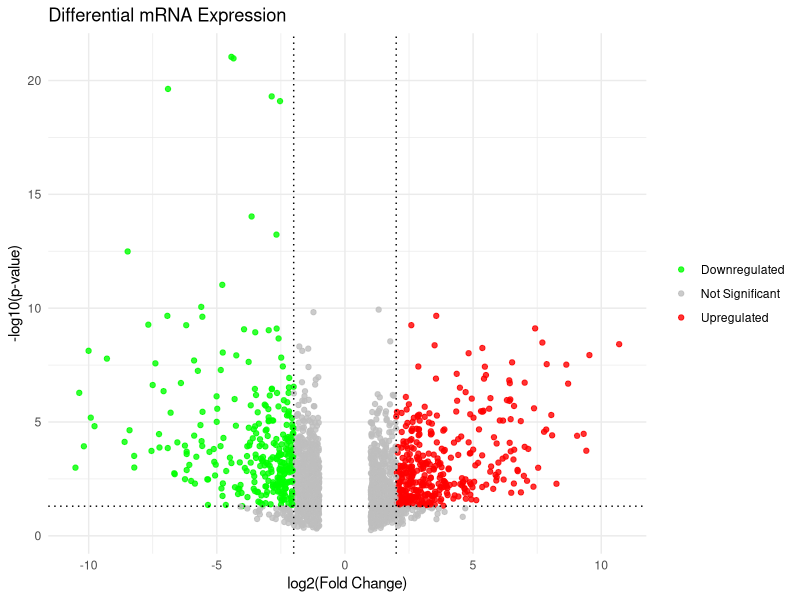
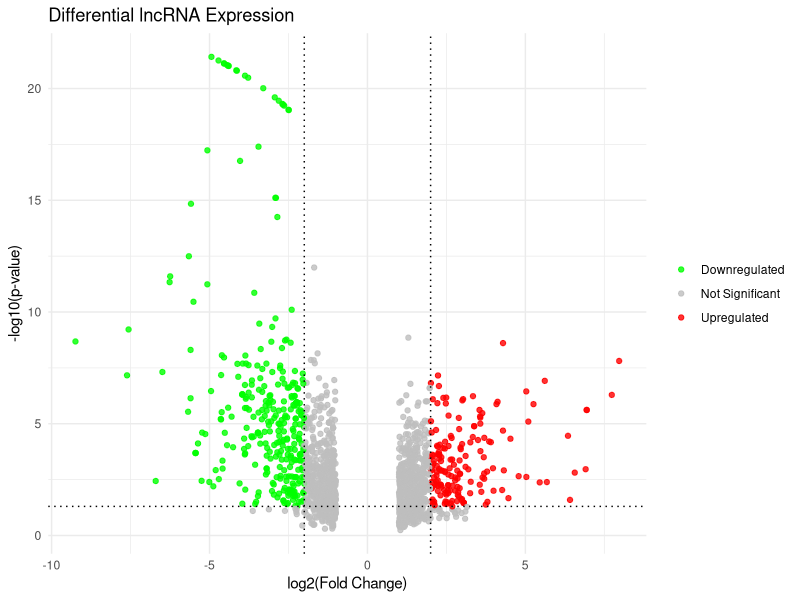
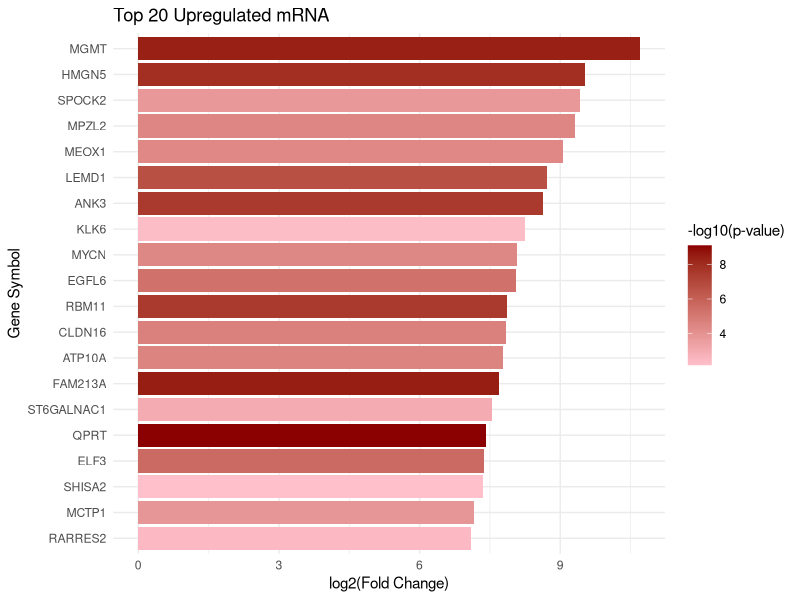
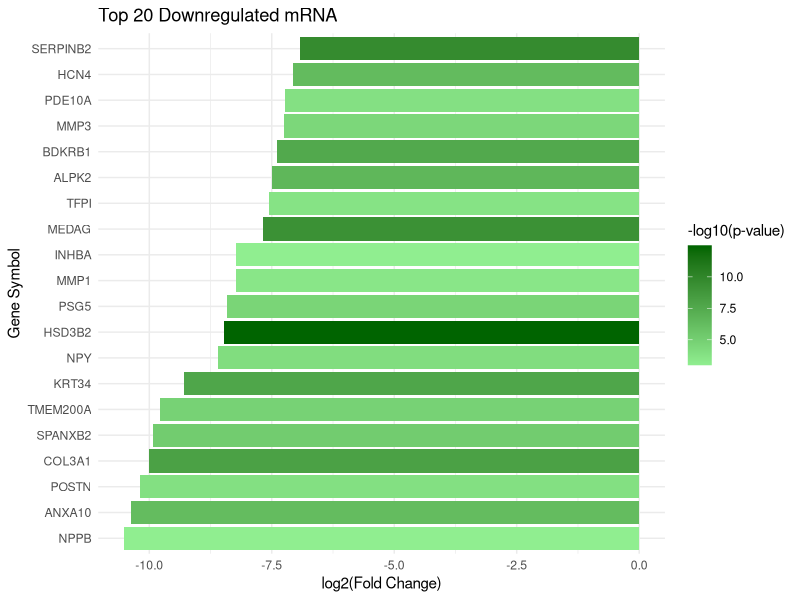
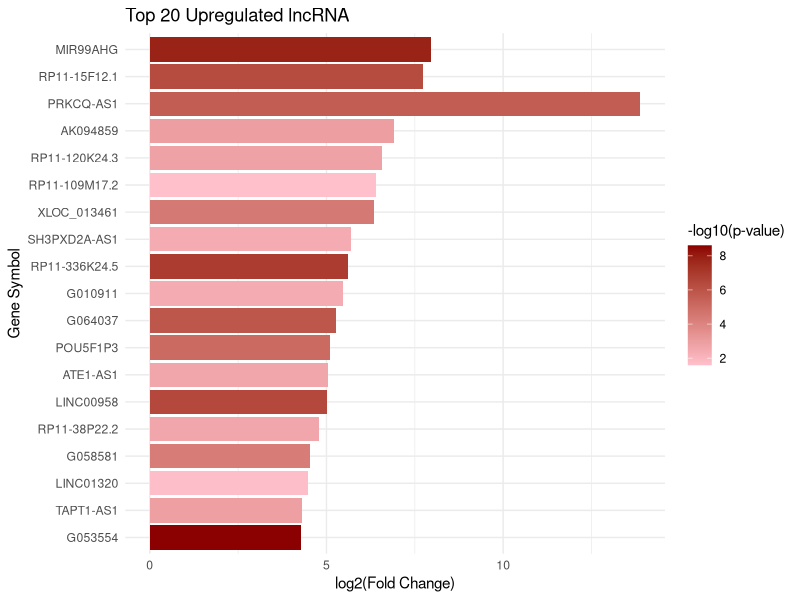
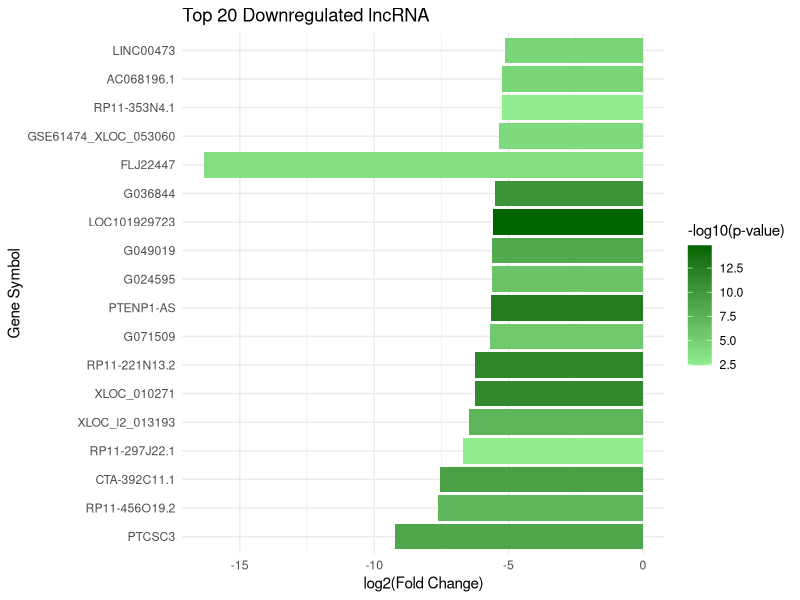
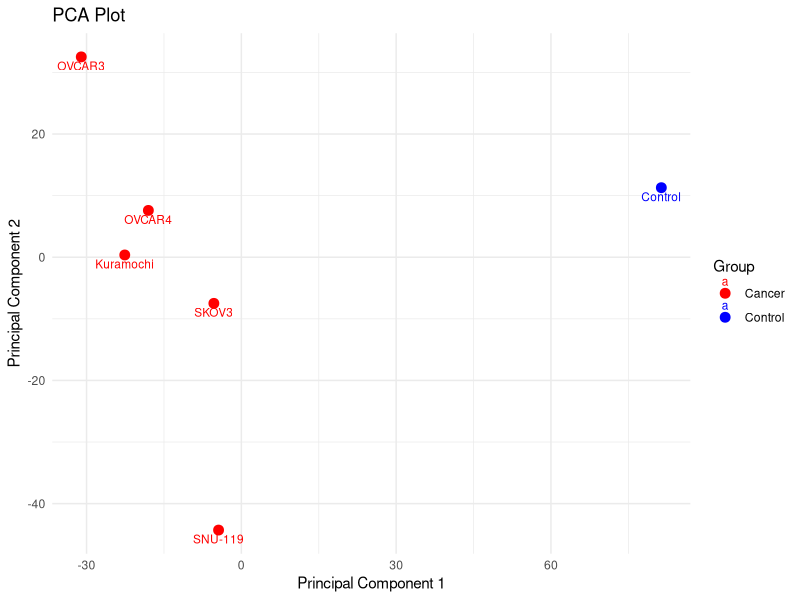

Write R code to recreate these figures, in order.
## ---- chunk 1
#| echo: true
#| message: false
#| warning: false
library(tidyverse)
## ---- chunk 2
#| echo: true
#| message: false
#| warning: false
mRNA_data <- read_csv("CNC_mRNA.csv")
mRNA_data <- mRNA_data |> 
  mutate(
    log2FC = ifelse(Regulation == "down", -log2(FoldChange), log2(FoldChange)),
    negLog10P = -log10(p_value),
    status = case_when(
      log2FC >= 2 & p_value < 0.05 ~ "Upregulated",
      log2FC <= -2 & p_value < 0.05 ~ "Downregulated",
      TRUE ~ "Not Significant"))
## ---- chunk 3
table(mRNA_data$status)
## ---- chunk 4
ggplot(mRNA_data, aes(x = log2FC, y = negLog10P, color = status)) +
  geom_point(alpha = 0.8, size = 1.5) +
  scale_color_manual(values = c(
    "Upregulated" = "red",
    "Downregulated" = "green",
    "Not Significant" = "grey"
  )) +
  geom_vline(xintercept = c(-2, 2), linetype = "dotted", color = "black") +
  geom_hline(yintercept = -log10(0.05), linetype = "dotted", color = "black") +
  theme_minimal() +
  labs(
    title = "Differential mRNA Expression",
    x = "log2(Fold Change)",
    y = "-log10(p-value)"
  ) +
  theme(legend.title = element_blank())
## ---- chunk 5
#| echo: true
#| message: false
#| warning: false
lncRNA_data <- read_csv("CNC_lncRNA.csv")
lncRNA_data <- lncRNA_data |> 
  mutate(
    log2FC = ifelse(Regulation == "down", -log2(`FoldChange`), log2(`FoldChange`)),
    negLog10P = -log10(p_value),
    status = case_when(
      log2FC >= 2 & p_value < 0.05 ~ "Upregulated",
      log2FC <= -2 & p_value < 0.05 ~ "Downregulated",
      TRUE ~ "Not Significant"))
## ---- chunk 6
table(lncRNA_data$status)
## ---- chunk 7
ggplot(lncRNA_data, aes(x = log2FC, y = negLog10P, color = status)) +
  geom_point(alpha = 0.8, size = 1.5) +
  scale_color_manual(values = c(
    "Upregulated" = "red",
    "Downregulated" = "green",
    "Not Significant" = "grey"
  )) +
  geom_vline(xintercept = c(-2, 2), linetype = "dotted", color = "black") +
  geom_hline(yintercept = -log10(0.05), linetype = "dotted", color = "black") +
  theme_minimal() +
  labs(
    title = "Differential lncRNA Expression",
    x = "log2(Fold Change)",
    y = "-log10(p-value)"
  ) +
  theme(legend.title = element_blank())
## ---- chunk 8
#| message: false
#| warning: false
top_up_mRNA <- mRNA_data |> arrange(desc(log2FC)) |> slice_head(n = 20)
## ---- chunk 9
ggplot(top_up_mRNA, aes(x = reorder(GeneSymbol, log2FC), y = log2FC, fill = negLog10P)) + geom_col() + scale_fill_gradient(low = "pink", high = "darkred", name = "-log10(p-value)") + coord_flip() + theme_minimal() + labs( title = "Top 20 Upregulated mRNA", x = "Gene Symbol", y = "log2(Fold Change)")
## ---- chunk 10
#| message: false
#| warning: false
top_down_mRNA <- mRNA_data |> arrange(log2FC) |> slice_head(n = 20)
## ---- chunk 11
ggplot(top_down_mRNA, aes(x = reorder(GeneSymbol, log2FC), y = log2FC, fill = negLog10P)) + geom_col() + scale_fill_gradient(low = "lightgreen", high = "darkgreen", name = "-log10(p-value)") + coord_flip() + theme_minimal() + labs(title = "Top 20 Downregulated mRNA", x = "Gene Symbol", y = "log2(Fold Change)")
## ---- chunk 12
top_up_lncRNA <- lncRNA_data |> arrange(desc(log2FC)) |> slice_head(n = 20)
ggplot(top_up_lncRNA, aes(x = reorder(GeneSymbol, log2FC), y = log2FC, fill = negLog10P)) + geom_col() + scale_fill_gradient(low = "pink", high = "darkred", name = "-log10(p-value)") + coord_flip() + theme_minimal() + labs( title = "Top 20 Upregulated lncRNA", x = "Gene Symbol", y = "log2(Fold Change)")
## ---- chunk 13
top_down_lncRNA <- lncRNA_data |> arrange(log2FC) |> slice_head(n = 20)
ggplot(top_down_lncRNA, aes(x = reorder(GeneSymbol, log2FC), y = log2FC, fill = negLog10P)) + geom_col() + scale_fill_gradient(low = "lightgreen", high = "darkgreen", name = "-log10(p-value)") + coord_flip() + theme_minimal() + labs(title = "Top 20 Downregulated lncRNA", x = "Gene Symbol", y = "log2(Fold Change)")
## ---- chunk 14

lncRNA_data <- read_csv("CNC_lncRNA.csv")
mRNA_data <- read_csv("CNC_mRNA.csv")


expr_cols <- c("2,treatednormalized", "3,treatednormalized", "4,treatednormalized", 
               "5,treatednormalized", "6,treatednormalized", "1,controlnormalized")

lncRNA_expr <- lncRNA_data[, expr_cols]
mRNA_expr <- mRNA_data[, expr_cols]
rownames(lncRNA_expr) <- make.unique(lncRNA_data$GeneSymbol)
rownames(mRNA_expr) <- make.unique(mRNA_data$GeneSymbol)
combined_expr <- rbind(mRNA_expr, lncRNA_expr)
combined_expr_t <- t(combined_expr)


rownames(combined_expr_t) <- c("Kuramochi", "SNU-119", "OVCAR3", "SKOV3", "OVCAR4", "Control")
pca_res <- prcomp(combined_expr_t, scale. = TRUE)
pca_df <- data.frame(pca_res$x[, 1:2])
pca_df$Sample <- rownames(pca_df)
pca_df$Group <- c("Cancer", "Cancer", "Cancer", "Cancer", "Cancer", "Control")

#Plot
ggplot(pca_df, aes(x = PC1, y = PC2, color = Group, label = Sample)) +
  geom_point(size = 3) +
  geom_text(vjust = 1.5, size = 3) +
  scale_color_manual(values = c("Cancer" = "red", "Control" = "blue")) +
  labs(title = "PCA Plot",
       x = "Principal Component 1",
       y = "Principal Component 2") +
  theme_minimal()

